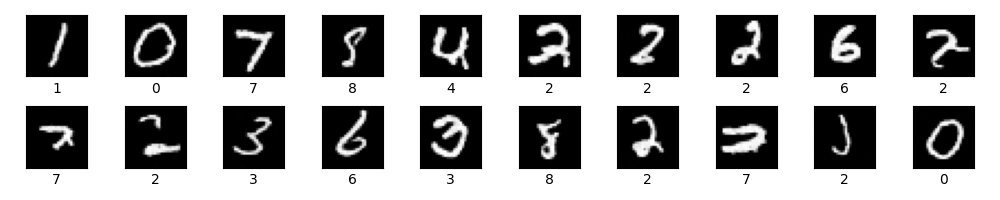

Generate this figure with Python:
import math
import torch
import torchvision
import matplotlib.pyplot as plt
from torchvision import transforms
from torch.utils.data import DataLoader
from torch.optim import Adam
import torch.nn.functional as F
from torch import nn
from tqdm import tqdm


img_size = 28
batch_size = 128
num_timesteps = 1000
epochs = 10
lr = 1e-3
device = 'cuda' if torch.cuda.is_available() else 'cpu'


def show_images(images, labels=None, rows=2, cols=10):
    fig = plt.figure(figsize=(cols, rows))
    i = 0
    for r in range(rows):
        for c in range(cols):
            ax = fig.add_subplot(rows, cols, i + 1)
            plt.imshow(images[i], cmap='gray')
            if labels is not None:
                ax.set_xlabel(labels[i].item())
            ax.get_xaxis().set_ticks([])
            ax.get_yaxis().set_ticks([])
            i += 1
    plt.tight_layout()
    plt.savefig('./conditional.png')

def _pos_encoding(time_idx, output_dim, device='cpu'):
    t, D = time_idx, output_dim
    v = torch.zeros(D, device=device)

    i = torch.arange(0, D, device=device)
    div_term = torch.exp(i / D * math.log(10000))

    v[0::2] = torch.sin(t / div_term[0::2])
    v[1::2] = torch.cos(t / div_term[1::2])
    return v

def pos_encoding(timesteps, output_dim, device='cpu'):
    batch_size = len(timesteps)
    device = timesteps.device
    v = torch.zeros(batch_size, output_dim, device=device)
    for i in range(batch_size):
        v[i] = _pos_encoding(timesteps[i], output_dim, device)
    return v

class ConvBlock(nn.Module):
    def __init__(self, in_ch, out_ch, time_embed_dim):
        super().__init__()
        self.convs = nn.Sequential(
            nn.Conv2d(in_ch, out_ch, 3, padding=1),
            nn.BatchNorm2d(out_ch),
            nn.ReLU(),
            nn.Conv2d(out_ch, out_ch, 3, padding=1),
            nn.BatchNorm2d(out_ch),
            nn.ReLU()
        )
        self.mlp = nn.Sequential(
            nn.Linear(time_embed_dim, in_ch),
            nn.ReLU(),
            nn.Linear(in_ch, in_ch)
        )

    def forward(self, x, v):
        N, C, _, _ = x.shape
        v = self.mlp(v)
        v = v.view(N, C, 1, 1)
        y = self.convs(x + v)
        return y

class UNetCond(nn.Module):
    def __init__(self, in_ch=1, time_embed_dim=100, num_labels=None):
        super().__init__()
        self.time_embed_dim = time_embed_dim

        self.down1 = ConvBlock(in_ch, 64, time_embed_dim)
        self.down2 = ConvBlock(64, 128, time_embed_dim)
        self.bot1 = ConvBlock(128, 256, time_embed_dim)
        self.up2 = ConvBlock(128 + 256, 128, time_embed_dim)
        self.up1 = ConvBlock(128 + 64, 64, time_embed_dim)
        self.out = nn.Conv2d(64, in_ch, 1)

        self.maxpool = nn.MaxPool2d(2)
        self.upsample = nn.Upsample(scale_factor=2, mode='bilinear')

        if num_labels is not None:
            self.label_emb = nn.Embedding(num_labels, time_embed_dim)

    def forward(self, x, timesteps, labels=None):
        t = pos_encoding(timesteps, self.time_embed_dim)

        if labels is not None:
            t += self.label_emb(labels)

        x1 = self.down1(x, t)
        x = self.maxpool(x1)
        x2 = self.down2(x, t)
        x = self.maxpool(x2)

        x = self.bot1(x, t)

        x = self.upsample(x)
        x = torch.cat([x, x2], dim=1)
        x = self.up2(x, t)
        x = self.upsample(x)
        x = torch.cat([x, x1], dim=1)
        x = self.up1(x, t)
        x = self.out(x)
        return x


class Diffuser:
    def __init__(self, num_timesteps=1000, beta_start=0.0001, beta_end=0.02, device='cpu'):
        self.num_timesteps = num_timesteps
        self.device = device
        self.betas = torch.linspace(beta_start, beta_end, num_timesteps, device=device)
        self.alphas = 1 - self.betas
        self.alpha_bars = torch.cumprod(self.alphas, dim=0)

    def add_noise(self, x_0, t):
        T = self.num_timesteps
        assert (t >= 1).all() and (t <= T).all()

        t_idx = t - 1  # alpha_bars[0] is for t=1
        alpha_bar = self.alpha_bars[t_idx]  # (N,)
        alpha_bar = alpha_bar.view(alpha_bar.size(0), 1, 1, 1)  # (N, 1, 1, 1)

        noise = torch.randn_like(x_0, device=self.device)
        x_t = torch.sqrt(alpha_bar) * x_0 + torch.sqrt(1 - alpha_bar) * noise
        return x_t, noise

    def denoise(self, model, x, t, labels):
        T = self.num_timesteps
        assert (t >= 1).all() and (t <= T).all()

        t_idx = t - 1  # alphas[0] is for t=1
        alpha = self.alphas[t_idx]
        alpha_bar = self.alpha_bars[t_idx]
        alpha_bar_prev = self.alpha_bars[t_idx-1]

        N = alpha.size(0)
        alpha = alpha.view(N, 1, 1, 1)
        alpha_bar = alpha_bar.view(N, 1, 1, 1)
        alpha_bar_prev = alpha_bar_prev.view(N, 1, 1, 1)

        model.eval()
        with torch.no_grad():
            eps = model(x, t, labels)  # add lable embedding
        model.train()

        noise = torch.randn_like(x, device=self.device)
        noise[t == 1] = 0  # no noise at t=1

        mu = (x - ((1-alpha) / torch.sqrt(1-alpha_bar)) * eps) / torch.sqrt(alpha)
        std = torch.sqrt((1-alpha) * (1-alpha_bar_prev) / (1-alpha_bar))
        return mu + noise * std

    def reverse_to_img(self, x):
        x = x * 255
        x = x.clamp(0, 255)
        x = x.to(torch.uint8)
        x = x.cpu()
        to_pil = transforms.ToPILImage()
        return to_pil(x)

    def sample(self, model, x_shape=(20, 1, 28, 28), labels=None):
        batch_size = x_shape[0]
        x = torch.randn(x_shape, device=self.device)
        if labels is None:
            labels = torch.randint(0, 10, (len(x),), device=self.device)

        for i in tqdm(range(self.num_timesteps, 0, -1)):
            t = torch.tensor([i] * batch_size, device=self.device, dtype=torch.long)
            x = self.denoise(model, x, t, labels)

        images = [self.reverse_to_img(x[i]) for i in range(batch_size)]
        return images, labels


preprocess = transforms.ToTensor()
dataset = torchvision.datasets.MNIST(root='./data', download=True, transform=preprocess)
dataloader = DataLoader(dataset, batch_size=batch_size, shuffle=True)

diffuser = Diffuser(num_timesteps, device=device)
model = UNetCond(num_labels=10)
model.to(device)
optimizer = Adam(model.parameters(), lr=lr)

losses = []
for epoch in range(epochs):
    loss_sum = 0.0
    cnt = 0

    # generate samples every epoch ===================
    # images, labels = diffuser.sample(model)
    # show_images(images, labels)
    # ================================================

    for images, labels in tqdm(dataloader):
        optimizer.zero_grad()
        x = images.to(device)
        labels = labels.to(device)
        t = torch.randint(1, num_timesteps+1, (len(x),), device=device)

        x_noisy, noise = diffuser.add_noise(x, t)
        noise_pred = model(x_noisy, t, labels)
        loss = F.mse_loss(noise, noise_pred)

        loss.backward()
        optimizer.step()

        loss_sum += loss.item()
        cnt += 1

    loss_avg = loss_sum / cnt
    losses.append(loss_avg)
    print(f'Epoch {epoch} | Loss: {loss_avg}')

# plot losses
plt.plot(losses)
plt.xlabel('Epoch')
plt.ylabel('Loss')
plt.show()

# generate samples
images, labels = diffuser.sample(model)
show_images(images, labels)
